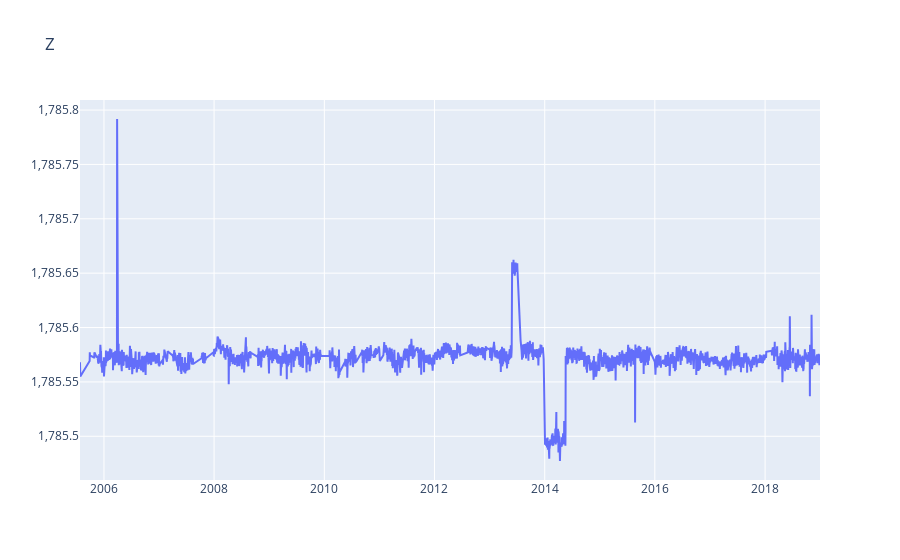

The cell this chart's notebook holds for it:
### Code cell
from plotly.offline import download_plotlyjs, init_notebook_mode, plot, iplot
from plotly import graph_objs as go
init_notebook_mode(connected = True)

def plotly_df(df, title = ''):
    data = []

    for column in df.columns:
       
        trace = go.Scatter(
            x = df.index,
            y = df[column],
            mode = 'lines',
            name = column # tupo nazvanie
            
        )
        data.append(trace)
        #print(data)
    layout = dict(title = title)
    fig = dict(data = data, layout = layout)
    iplot(fig, show_link=False)

#iat = pd.read_csv('iat1.csv', index_col=['Time'], parse_dates=['Time'])

iat3 = pd.read_csv('iat3H.txt', index_col=['Time'], parse_dates=['Time'])
plotly_df(iat3, title = "Z")

### Figure 1 — Plotly figure (JSON) as saved in the notebook; plotly's stock layout.template omitted (floating-point values rounded to 4 significant figures; data arrays with more than 128 entries replaced by an {"elided": "..."} marker saying what was removed)
{"data": [{"mode": "lines", "name": "Z", "type": "scatter", "x": {"elided": "3983 str values"}, "y": {"elided": "3983 float values"}}], "layout": {"title": {"text": "Z"}}}
